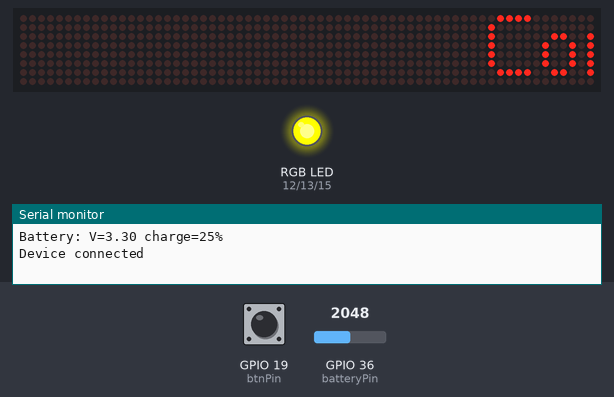
Simulated run of this sketch. Board: ESP32. On the bench: 64×8 LED matrix, an RGB LED mixed from three pins (HIGH = lit), the last lines printed to the serial monitor. Inputs (shaded band) come from the test bench; at power-on: GPIO 36 (batteryPin) = 2048, GPIO 19 (btnPin) HIGH (analog values on the 0–4095 scale). Nothing arrives over Bluetooth unless stated; a phone connects over Bluetooth LE 3 s after start.

Above: at 3.6 s.
3.7 s: GPIO 36 (batteryPin) set to 2413
7.2 s: GPIO 36 (batteryPin) set to 2503
At 9.4 s:
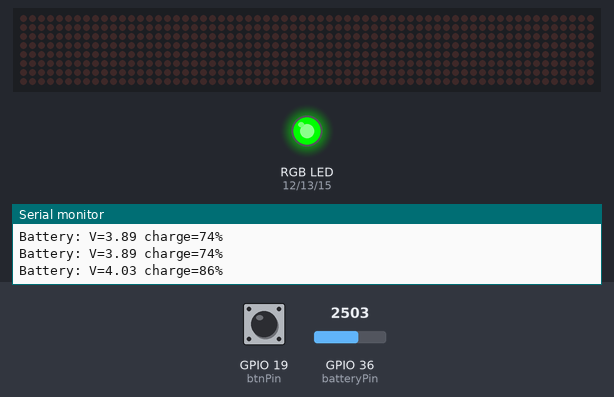
11.0 s: GPIO 36 (batteryPin) set to 1228
At 12.5 s:
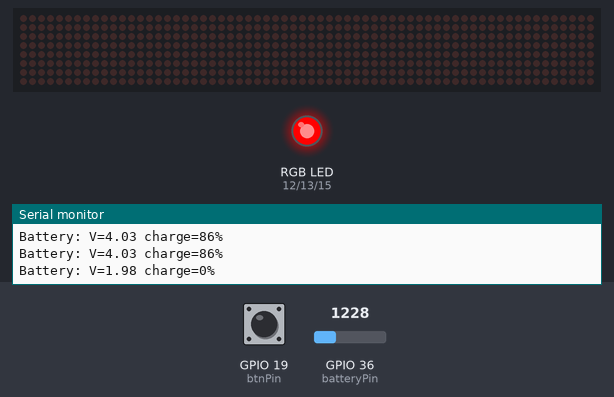
13.5 s: GPIO 36 (batteryPin) set to 1969
15.2 s: GPIO 36 (batteryPin) set to 2038
At 16.7 s:
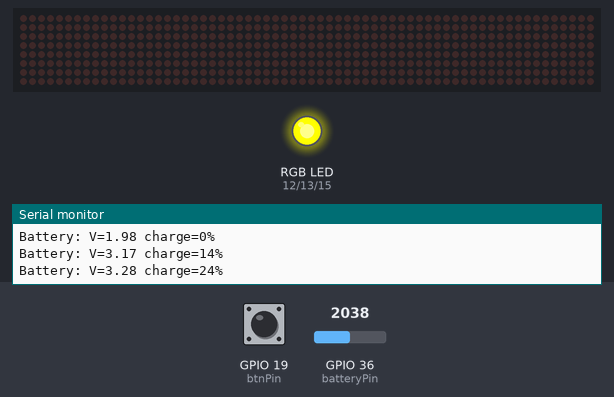
Timing chart, 0 to 18.2 s (numbered marks = the images above; inputs shaded):
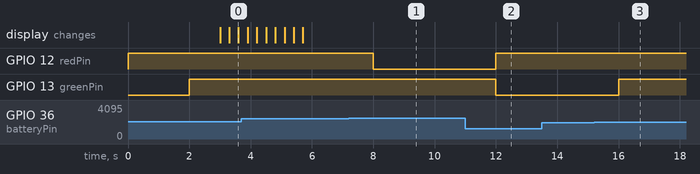

Measured:
- the behaviour switches between 2456 and 2457 on GPIO 36 (batteryPin) (found by bisection; images 0 and 1)
- the behaviour switches between 2010 and 2011 on GPIO 36 (batteryPin) (found by bisection; images 2 and 3)
- after the input at 7.2 s, GPIO 12 (redPin): HIGH → LOW after 0.80 s
- after the input at 11.0 s, GPIO 12 (redPin): LOW → HIGH after 1.0 s; GPIO 13 (greenPin): HIGH → LOW after 1.0 s
- after the input at 15.2 s, GPIO 13 (greenPin): LOW → HIGH after 0.80 s

The sketch:

integrated.ino
```cpp
#include "MD_Parola.h"
#include "MD_MAX72XX.h"
#include "SPI.h"

#include <BLEDevice.h>
#include <BLEUtils.h>
#include <BLEServer.h>
#include <BLE2902.h>

#include <ArduinoJson.h>

#define HARDWARE_TYPE MD_MAX72XX::FC16_HW
#define MAX_DEVICES 8

// Come back and change later?
#define SERVICE_UUID                "6da6814e-13a5-4144-96a0-6db8d3b343c9"
#define CHARACTERISTIC_UUID         "82b3bdc2-ccf2-4063-b820-9a66322f8234"
#define BATTERY_CHARACTERISTIC_UUID "b2c3d4e5-1234-5678-9abc-def012345678"

// Define pins
const int dataPin = 5;
const int csPin = 18;
const int clkPin = 23;
const int btnPin = 19;

const int redPin = 12;
const int greenPin = 13;
const int bluePin = 15;

const int batteryPin = 36; // ADC1_CH0 (VP) - analog input only

String currentMessage = "Booting!";
uint16_t numScrolls = 1;
uint16_t completedScrolls = 0;
uint16_t currentPause = 0;
uint16_t currentSpeed = 25;
bool scrolling = false;
bool incomingMessage = false;

void setRgb(bool r, bool g, bool b) {
  digitalWrite(redPin, r ? HIGH : LOW);
  digitalWrite(greenPin, g ? HIGH : LOW);
  digitalWrite(bluePin, b ? HIGH : LOW);
}

// Set LED color based on battery percent: >=80 green, 20-80 yellow, <20 red
void setBatteryColor(float pct) {
  if (pct >= 80.0f)      setRgb(false, true,  false); // Green
  else if (pct >= 20.0f) setRgb(true,  true,  false); // Yellow (R+G)
  else                   setRgb(true,  false, false); // Red
}

// Battery monitoring state
const unsigned long batteryInterval = 2000; // ms between reads
unsigned long batteryLastRead = 0;
BLECharacteristic *pBatteryCharacteristic = nullptr;
int lastReportedPct = -1;
bool deviceConnected = false; // forward use

// LiPo voltage range (single cell): ~3.0V empty to ~4.2V full.
// User's "3.3V" LiPo: assuming direct connection within ESP32 ADC range (0-3.3V).
const float batteryMinV = 3.0f;
const float batteryMaxV = 4.2f;
const float batteryDividerRatio = 2.0f; // 1:1 divider -> ADC sees Vbat/2

void readBattery() {
  unsigned long now = millis();
  if (now - batteryLastRead < batteryInterval) return;
  batteryLastRead = now;

  // analogReadMilliVolts uses ESP32's factory ADC calibration
  uint32_t mv = analogReadMilliVolts(batteryPin);
  float voltage = (mv / 1000.0f) * batteryDividerRatio;

  // Approximate charge percentage (clamped 0-100)
  float pct = (voltage - batteryMinV) / (batteryMaxV - batteryMinV) * 100.0f;
  if (pct < 0) pct = 0;
  if (pct > 100) pct = 100;

  Serial.print("Battery: V=");
  Serial.print(voltage, 2);
  Serial.print(" charge=");
  Serial.print(pct, 0);
  Serial.println("%");

  setBatteryColor(pct);

  // Publish over BLE
  if (pBatteryCharacteristic != nullptr) {
    char buf[48];
    int intPct = (int)(pct + 0.5f);
    snprintf(buf, sizeof(buf), "{\"v\":%.2f,\"p\":%d}", voltage, intPct);
    pBatteryCharacteristic->setValue((uint8_t*)buf, strlen(buf));
    if (deviceConnected && intPct != lastReportedPct) {
      pBatteryCharacteristic->notify();
      lastReportedPct = intPct;
    }
  }
}

// Bluetooth variables
uint16_t connectionId = 0;
bool oldDeviceConnected = false;
BLEServer *pServer;

// Callback for bluetooth message to display
class DisplayCallbacks : public BLECharacteristicCallbacks {
  void onWrite(BLECharacteristic *pCharacteristic) override {
    String payload = pCharacteristic->getValue();

    if (payload.length() == 0) return;

    Serial.print("Received BLE payload: ");
    Serial.println(payload);

    StaticJsonDocument<256> doc;
    DeserializationError error = deserializeJson(doc, payload);

    if (error) {
      Serial.print("JSON parse failed: ");
      Serial.println(error.c_str());
      return;
    }

    // Required field: text
    if (!doc["text"].is<const char*>()) {
      Serial.println("Missing required field: text");
      return;
    }

    currentMessage = String(doc["text"].as<const char*>());

    // Handle other fields
    numScrolls = max(1, doc["repeat"] | 1);
    currentPause = max(0, doc["pause"] | 0);
    currentSpeed = max(1, doc["speed"] | 25);

    completedScrolls = 0;
    incomingMessage = true;

    Serial.print("Received BLE message: ");
    Serial.println(currentMessage);
  }
};

void resetWithMessage(String message) {
  currentMessage = message;
  numScrolls = 1;
  completedScrolls = 0;
  currentPause = 0;
  currentSpeed = 25;
  scrolling = false;
  incomingMessage = true;
}

class DisplayServerCallbacks : public BLEServerCallbacks {
  void onConnect(BLEServer* pServer, esp_ble_gatts_cb_param_t* param) override {
    deviceConnected = true;
    connectionId = param->connect.conn_id;
    resetWithMessage("Connected");
    Serial.println("Device connected");
  }

  void onDisconnect(BLEServer* pServer) override {
    deviceConnected = false;
    resetWithMessage("Disconnected");
    Serial.println("Device disconnected");
  }
};

class Button {
  int pin;
  bool isPressed;
  unsigned long lastPressed;

  public:
    Button(int buttonPin) {
      pin = buttonPin;
    }

    void begin() {
      pinMode(pin, INPUT_PULLUP);
    }

    bool isReset() {
      // Check if currently pressed
      if (digitalRead(pin) == LOW) {
        // If was already pressed, check if 5 seconds have passed. If not previously pressed, reset time
        unsigned long curTime = millis();
        if (isPressed) {
          if (curTime - lastPressed >= 5000) {
            isPressed = false;
            return true;
          }
        } else {
          isPressed = true;
          lastPressed = curTime;
        }
      } else {
        isPressed = false;
      }
      return false;
    }
};

class LedMatrix {
  MD_Parola display;
  char messageBuffer[300]; // Message buffer to persist message while scrolling

  public:
    LedMatrix(uint8_t dataPin, uint8_t clkPin, uint8_t csPin)
      : display(HARDWARE_TYPE, dataPin, clkPin, csPin, MAX_DEVICES) {}

    void begin() {
      display.begin();
      display.setIntensity(2);
      display.displayClear();
      display.setTextAlignment(PA_RIGHT);
    }

    // Scrolls 'message' at 'speed' with 'pause' in between
    void startScroll(const String& message, uint16_t speed, uint16_t pause) {
      message.toCharArray(messageBuffer, sizeof(messageBuffer));
      display.displayClear();
      display.displayText(messageBuffer, PA_LEFT, speed, pause, PA_SCROLL_LEFT, PA_SCROLL_LEFT);
    }

    // Returns true if the display is animating
    bool animate() {
      return display.displayAnimate();
    }

    // Resets display
    void reset() {
      display.displayReset();
    }

    // Clears display
    void clear() {
      display.displayClear();
    }
};

Button universalBtn(btnPin);
LedMatrix ledDisplay(dataPin, clkPin, csPin);

void setup() {
  Serial.begin(9600);
  ledDisplay.begin(); // Start LED

  pinMode(redPin, OUTPUT);
  pinMode(greenPin, OUTPUT);
  pinMode(bluePin, OUTPUT);
  setRgb(true, false, false); // start on red

  analogReadResolution(12);
  pinMode(batteryPin, INPUT);

  universalBtn.begin();

  // Begin BLE connection
  BLEDevice::init("CarDisplay");
  pServer = BLEDevice::createServer();
  pServer->setCallbacks(new DisplayServerCallbacks());


  BLEService *pService = pServer->createService(SERVICE_UUID);

  BLECharacteristic *pCharacteristic = pService->createCharacteristic(
                                         CHARACTERISTIC_UUID,
                                         BLECharacteristic::PROPERTY_WRITE
                                       );

  pCharacteristic->setCallbacks(new DisplayCallbacks());
  pCharacteristic->setValue("");

  // Battery characteristic (read + notify)
  pBatteryCharacteristic = pService->createCharacteristic(
                             BATTERY_CHARACTERISTIC_UUID,
                             BLECharacteristic::PROPERTY_READ | BLECharacteristic::PROPERTY_NOTIFY
                           );
  pBatteryCharacteristic->addDescriptor(new BLE2902());
  pBatteryCharacteristic->setValue("{\"v\":0.00,\"p\":0}");

  pService->start();

  BLEAdvertising *pAdvertising = pServer->getAdvertising();
  pAdvertising->addServiceUUID(SERVICE_UUID);
  pAdvertising->setScanResponse(true);
  pAdvertising->start();
}

void loop() {
  // Periodically read battery and update LED color
  readBattery();

  // Check if reset button held
  if (universalBtn.isReset()) {
    if (deviceConnected) {
      pServer->disconnect(connectionId);
    }
  }

  // Just disconnected
  if (!deviceConnected && oldDeviceConnected) {
    delay(200); // Delay is fine here
    BLEDevice::startAdvertising();
    Serial.println("Restarted advertising");
    oldDeviceConnected = deviceConnected;
  }

  // Just connected
  if (deviceConnected && !oldDeviceConnected) {
    oldDeviceConnected = deviceConnected;
  }

  // Wait for current scroll to finish before displaying new message
  if (incomingMessage && !scrolling) {
    completedScrolls = 0;
    ledDisplay.startScroll(currentMessage, currentSpeed, currentPause);
    incomingMessage = false;
    scrolling = true;
  }
  else if (scrolling) {
    if (ledDisplay.animate()) {
      completedScrolls++;

      // Reset once we've completed all scrolls
      if (completedScrolls < numScrolls) {
        ledDisplay.reset();
      } else {
        ledDisplay.clear();
        scrolling = false;
      }
    }
  }
}
```
